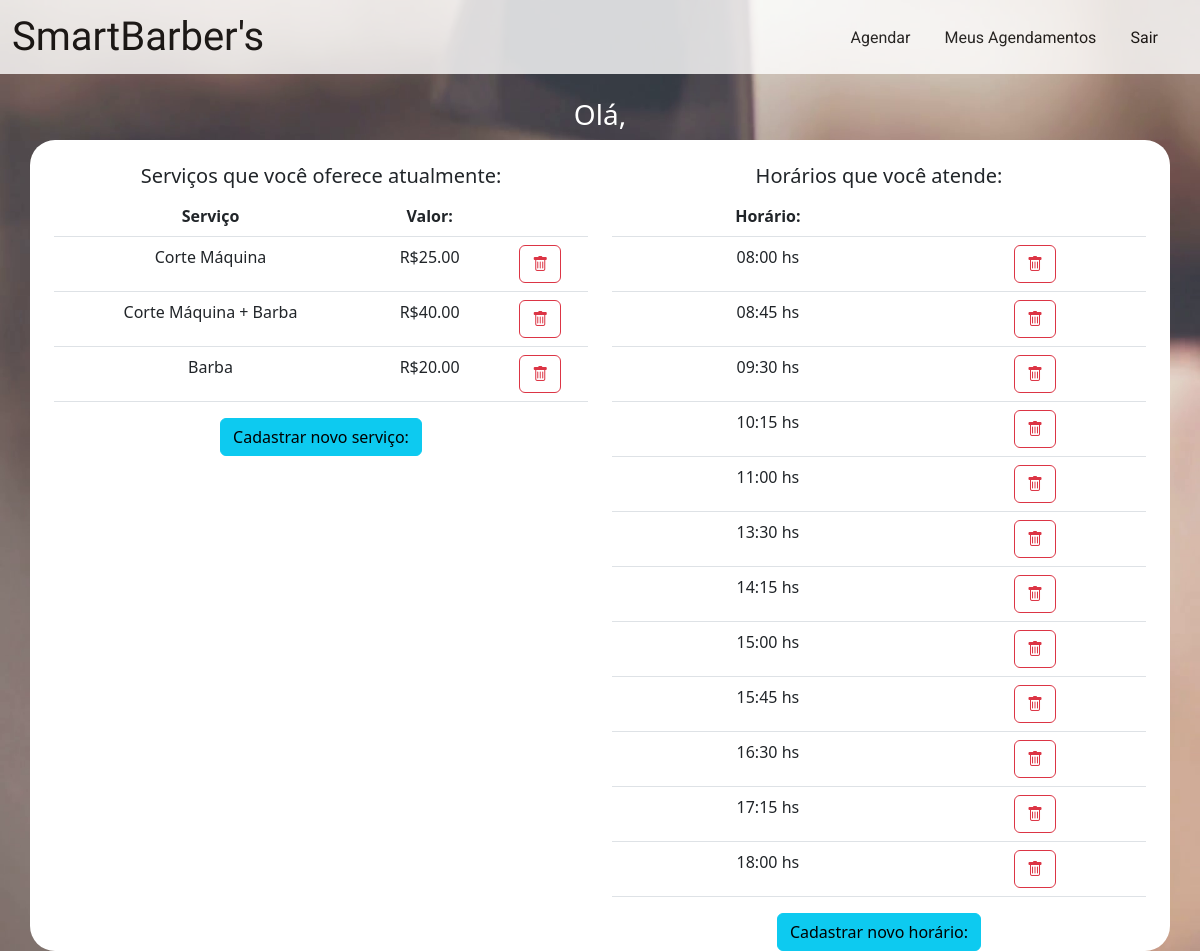
The app's page /core/barbeiro/ (signed in) with its own data.
### core/models.py (models this page shows, shortened)
class Servicos(models.Model):
    id = models.AutoField(primary_key=True)
    servicos = models.CharField(max_length=100, verbose_name='servicos')
    valor = models.DecimalField(max_digits=6, decimal_places=2, default=0)

class Horarios(models.Model):
    id = models.AutoField(primary_key=True)
    horarios = models.CharField(max_length=12, verbose_name='horarios')

### core/views.py (the view)
# urls.py: path('barbeiro/', views.barbeiro, name="barbeiro"),
@login_required
def barbeiro(request):
    varServicos = Servicos.objects.all()
    varHorarios = Horarios.objects.all()
    varAgendamentos = Agendamento.objects.all()
    return render(request, "barbeiro.html", {"servicos" : varServicos , "horarios" : varHorarios, "agendamentos" : varAgendamentos})

### core/templates/barbeiro.html (shortened to what this page needs)
{% extends 'template_base.html' %}
{% block conteudo %}
<br>
<h3 style="color: white;">Olá, {{user.first_name}}</h3>
<div class="container" style="display: flex;" id="container_barbeiro"><br>
    <div class="container"><br>
        <h5>Serviços que você oferece atualmente:</h5>
        <table class="table" id="servicos_table">
            <thead>
                <tr>
                    <th scope="col">Serviço</th>
                    <th scope="col">Valor:</th>
                    <th scope="col"></th>
                </tr>
            </thead>
            <tbody>
                {% for servico in servicos %}
                <tr>
                    <td> {{ servico.servicos }} </td>
                    <td> R${{ servico.valor }} </td>
                    <td>
                        <a href="{% url 'deletar_servico' servico.id %}">
                            <button type="button" class="btn btn-outline-danger"><i class="bi bi-trash"></i></button>
                        </a>
                    </td>
                </tr>
                {% endfor %}
            </tbody>
        </table>
        <button type="button" class="btn btn-info btn-md" data-toggle="modal" data-target="#myModal">Cadastrar novo
            serviço:</button>
        <br><br>
    </div>
    <div class="container"><br>
        <h5>Horários que você atende:</h5>
        <table class="table" id="horarios_table">
            <thead>
                <tr>
                    <th scope="col">Horário:</th>
                    <th scope="col"></th>
                </tr>
            </thead>
            <tbody>
                {% for horario in horarios %}
                <tr>
                    <td> {{ horario.horarios }} hs</td>
                    <td>
                        <a href="{% url 'deletar_horario' horario.id %}">
                            <button type="button" class="btn btn-outline-danger"><i class="bi bi-trash"></i></button>
                        </a>
                    </td>
                </tr>
                {% endfor %}
            </tbody>
        </table>
        <button type="button" class="btn btn-info btn-md" data-toggle="modal" data-target="#Modal_Horario">Cadastrar
            novo
            horário:</button>
    </div>
</div>
{% endblock %}

### core/static/css/style.css (style rules this page uses)
body { background-image:url("../img/fundo_paginaInicial.png"); background-repeat: no-repeat; background-size: 100% 100%; }
html { height: 100%; text-align: center; }
#container_barbeiro { background-color: rgba(255,255,255, 1); border-radius: 25px; }

### records on screen
Servicos: servicos "Corte Máquina", valor "25.00"
Servicos: servicos "Corte Máquina + Barba", valor "40.00"
Servicos: servicos "Barba", valor "20.00"
Horarios: horarios "08:00"
Horarios: horarios "08:45"
Horarios: horarios "09:30"
Horarios: horarios "10:15"
Horarios: horarios "11:00"
Horarios: horarios "13:30"
Horarios: horarios "14:15"
Horarios: horarios "15:00"
Horarios: horarios "15:45"
Horarios: horarios "16:30"
Horarios: horarios "17:15"
Horarios: horarios "18:00"
